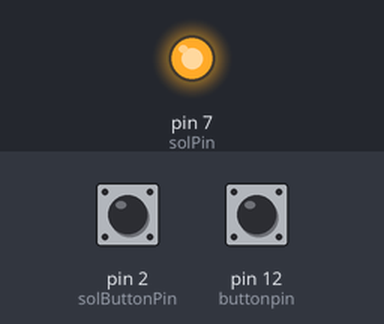
Recording of a sketch running on a simulated Arduino Uno, built with avr-gcc and run on an emulated ATmega328P. On the bench: output pins drawn as LEDs (lit = HIGH). The inputs (shaded band) are chosen by the test bench; at power-on: pin 2 (solButtonPin) LOW, pin 12 (buttonpin) LOW. The modem accepts every AT command (registered, SIM ready, sends succeed) and sends nothing else; what the sketch prints to the serial monitor is not drawn.

Above: at 1.2 s.
1.3 s: pin 2 (solButtonPin) pulled HIGH for 3.2 s
At 4.1 s:
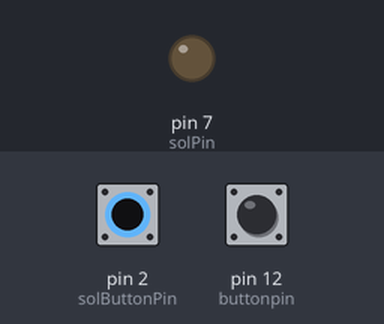
7.5 s: pin 12 (buttonpin) pulled HIGH for 0.15 s
Timing chart, 0 to 10.5 s (numbered marks = the images above; inputs shaded):
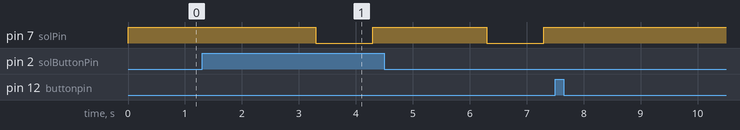

The sketch:

message_solenoid1.ino
```cpp
#include <SoftwareSerial.h>
SoftwareSerial mySerial(9,10);
char msg;
char call;
int buttonpin=12;

const int solButtonPin = 2;
const int solPin = 7;
int solButtonState = 0;

void setup()
{
  pinMode(solButtonPin,INPUT);
  pinMode(solPin,OUTPUT);
  pinMode(buttonpin,INPUT);
  mySerial.begin(9600);   // Setting the baud rate of GSM Module
  Serial.begin(9600);// Setting the baud rate of Serial Monitor (Arduino)
  Serial.println("press button");
}

void loop()
{
  solButtonState = digitalRead(solButtonPin);
  if(solButtonState == HIGH) {
    delay(2000);
    digitalWrite(solPin, LOW);
    delay(1000);
    digitalWrite(solPin, HIGH);
  } else {
    digitalWrite(solPin, HIGH);
  }

  if(digitalRead(buttonpin)==HIGH)
  {

    Serial.println("button pressed");
    delay(2000);
    SendMessage();
  }

 if (mySerial.available()>0)
 Serial.write(mySerial.read());
}

void SendMessage()
{
  mySerial.println("AT+CMGF=1");    //Sets the GSM Module in Text Mode
  delay(1000);  // Delay of 1000 milli seconds or 1 second

  mySerial.println("AT+CMGS=\"+18577535327\"\r"); // Replace x with mobile number
  delay(1000);

  mySerial.println("Rat Captured");// The SMS text you want to send
  delay(100);
   mySerial.println((char)26);// ASCII code of CTRL+Z
  delay(1000);
}
```

Measured:
- after the input at 1.3 s, pin 7 (solPin): alternates HIGH for 2.0 s and LOW for 1.0 s, starting after 2.0 s
- after the input at 7.5 s, every drawn part: stays the same
